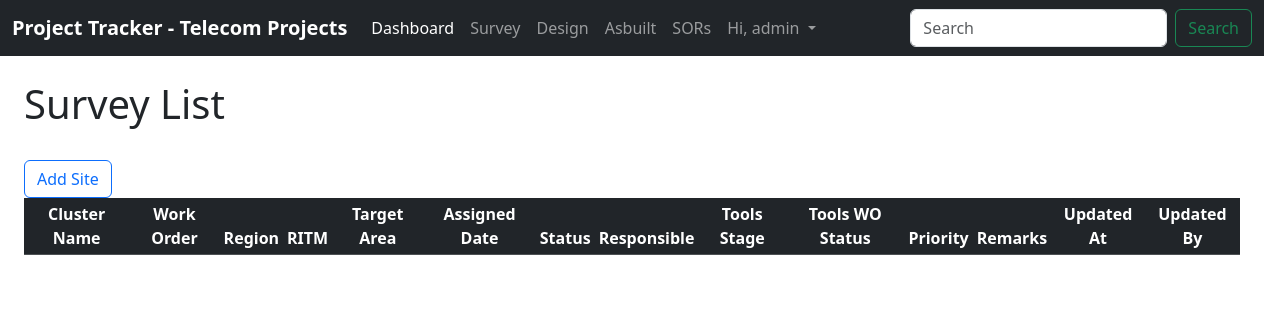
Page /survey/ (signed in) on the earlier database version.
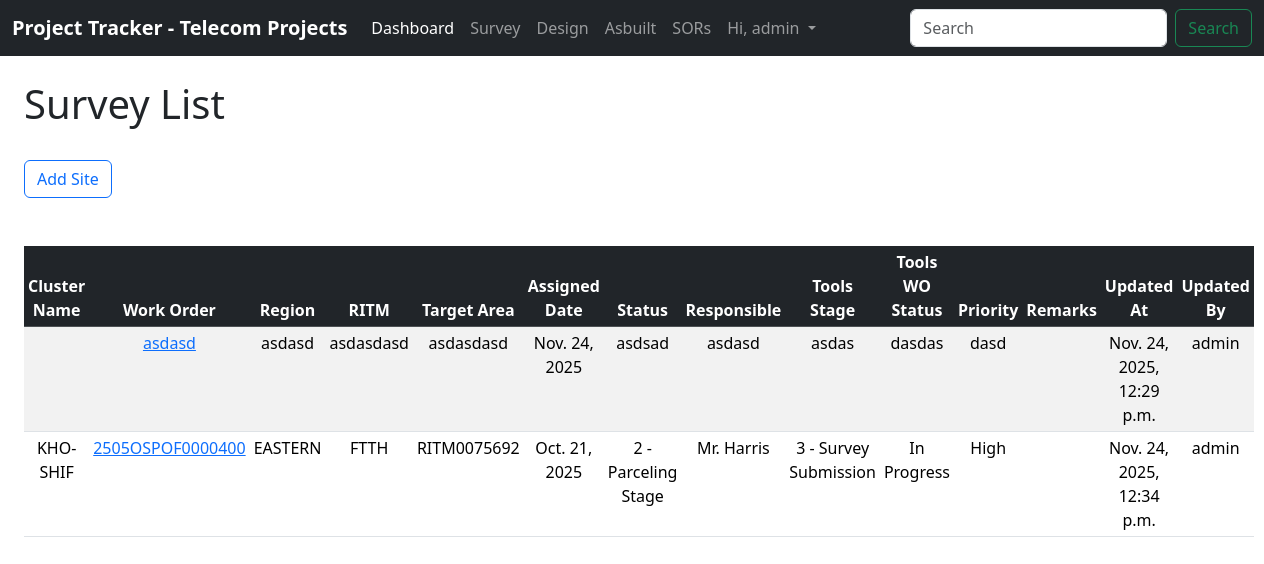
Same page on the later database version.
### website/models.py (models this page shows, shortened)
class survey(models.Model):
    cluster_name = models.CharField(max_length=200, blank=True)
    work_order = models.CharField(max_length=16)
    region = models.CharField(max_length=20, blank=True)
    project_type = models.CharField(max_length=20, blank=True)
    RITM = models.CharField(max_length=11)
    target_area = models.IntegerField(blank=True, null=True)
    date_assigned = models.DateField()
    status = models.CharField(max_length=50)
    responsible = models.CharField(max_length=100)
    tools = models.CharField(max_length=50)
    wo_status = models.CharField(max_length=50)
    priority = models.CharField(max_length=20)
    remarks = models.TextField(blank=True)
    updated_at = models.DateTimeField(auto_now_add=True)
    updated_by = models.ForeignKey(
        User, on_delete=models.SET_NULL, null=True, blank=True
    )

### website/views.py (the view)
# urls.py: path('survey/', views.survey_list, name='survey'),
def survey_list(request):
    surveys = survey.objects.all()
    if request.method == 'POST':
        username = request.POST['username']
        password = request.POST['password']
        user = authenticate(request, username=username, password=password)
        if user is not None:
            login(request, user)
            messages.success(request, "You have logged in!")
            return redirect('survey')
        else:
            messages.success(
                request, "Username does not Exist, Please register for an account.")
            return redirect('home')
    else:
        return render(request, 'survey.html', {'surveys': surveys})

### website/templates/survey.html (shortened to what this page needs)
{% extends 'base.html' %}
{% block content %}
{% if user.is_authenticated %}
<div class="container-fluid px-4">
    <h1>Survey List</h1><br>
    <table class="table text-center table-striped table-hover table-boredered table-sm **mx-auto**">
        <thead class="table-dark">
            <a class="btn btn-outline-primary" aria-current="page" href="{% url 'add_survey_record' %}">Add Site</a><br>
            <tr>
                <th scope=" col">Cluster Name</th>
                <th scope="col">Work Order</th>
                <th scope="col">Region</th>
                <th scope="col">RITM</th>
                <th scope="col">Target Area</th>
                <th scope="col">Assigned Date</th>
                <th scope="col">Status</th>
                <th scope="col">Responsible</th>
                <th scope="col">Tools Stage</th>
                <th scope="col">Tools WO Status</th>
                <th scope="col">Priority</th>
                <th scope="col">Remarks</th>
                <th scope="col">Updated At</th>
                <th scope="col">Updated By</th>
            </tr>
        </thead>
        <tbody>
            {% if surveys %}
            <tr>
                {% for survey in surveys %}
                <td>{{ survey.cluster_name }}</td>
                <td><a href="{% url 'survey_detail' survey.id %}">{{ survey.work_order }}</a></td>
                <td>{{ survey.region }}</td>
                <td>{{ survey.project_type }}</td>
                <td>{{ survey.RITM }}</td>
                <td>{{ survey.date_assigned }}</td>
                <td>{{ survey.status }}</td>
                <td>{{ survey.responsible }}</td>
                <td>{{ survey.tools }}</td>
                <td>{{ survey.wo_status }}</td>
                <td>{{ survey.priority }}</td>
                <td>{{ survey.remarks }}</td>
                <td>{{ survey.updated_at }}</td>
                <td>{{ survey.updated_by }}</td>
            </tr>
            <br>
            {% endfor %}
            {% endif %}
        </tbody>
    </table>
</div>
{% endif %}
{% endblock %}

### website/templates/base.html (shortened to what this page needs)
<!doctype html>
<html lang="en">
<head>
    <link href="https://cdn.jsdelivr.net/npm/bootstrap@5.3.8/dist/css/bootstrap.min.css" rel="stylesheet"
>
</head>
<body>
    {% include 'navbar.html' %}
    <br>
    {% block content %}
    {% endblock %}
</body>
</html>

### website/templates/navbar.html (shortened to what this page needs)
<nav class="navbar navbar-expand-lg navbar-dark bg-dark">
    <div class="container-fluid">
        <a class="navbar-brand" href="{% url 'home' %}"><strong>Project Tracker - Telecom Projects</strong></a>
        {% if user.is_authenticated %}
        <div class="collapse navbar-collapse" id="navbarSupportedContent">
            <ul class="navbar-nav me-auto mb-4 mb-lg-0">
                <li class="nav-item">
                    <a class="nav-link active" aria-current="page" href="{% url 'home' %}">Dashboard</a>
                </li>
                <li class="nav-item">
                    <a class="nav-link" href="{% url 'survey' %}">Survey</a>
                </li>
                <li class="nav-item">
                    <a class="nav-link" href="#">Design</a>
                </li>
                <li class="nav-item">
                    <a class="nav-link" href="#">Asbuilt</a>
                </li>
                <li class="nav-item">
                    <a class="nav-link" href="#">SORs</a>
                </li>
                <li class="nav-item dropdown">
                    <a class="nav-link dropdown-toggle" href="#" role="button" data-bs-toggle="dropdown"
                        aria-expanded="false">
                        Hi, {{ user.username }}
                    </a>
                </li>
            </ul>
            <form class="d-flex" role="search">
                <input class="form-control me-2" type="search" placeholder="Search" aria-label="Search" />
                <button class="btn btn-outline-success" type="submit">Search</button>
            </form>
        </div>
        {% endif %}
    </div>
</nav>

Differences in the rows shown:
added survey: work_order "asdasd", region "asdasd", project_type "asdasdasd", RITM "asdasdasd", date_assigned "Nov. 24, 2025", status "asdsad", responsible "asdasd", tools "asdas", wo_status "dasdas", priority "dasd", updated_at "Nov. 24, 2025, 12:29 p.m.", updated_by "admin"
added survey: cluster_name "KHO-SHIF", work_order "2505OSPOF0000400", region "EASTERN", project_type "FTTH", RITM "RITM0075692", date_assigned "Oct. 21, 2025", status "2 - Parceling Stage", responsible "Mr. Harris", tools "3 - Survey Submission", wo_status "In Progress", priority "High", updated_at "Nov. 24, 2025, 12:34 p.m.", updated_by "admin"
